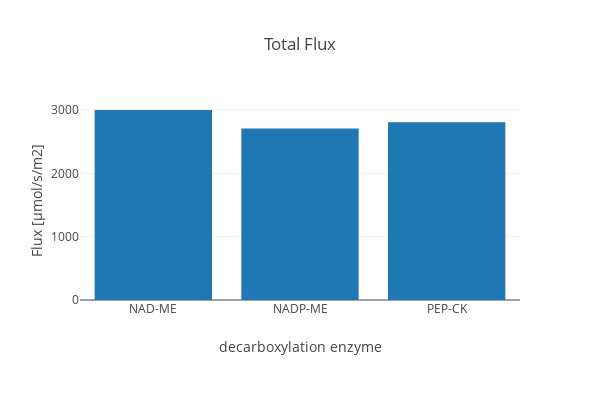

This figure's notebook cell:
### Code cell
create_bar_plot_rxn(D_pfba, D_exp,
                    {'total':'Total',},
                    'Total Flux', xaxis_title,
                    stacked = True, save_fig=save_fig)

### Figure 1 — Plotly figure (JSON) as saved in the notebook; plotly's stock layout.template omitted (floating-point values rounded to 4 significant figures)
{"data": [{"marker": {"color": "#1f77b4"}, "name": "Total", "type": "bar", "uid": "f6716844-7fd8-4d0b-a34e-a4272220aa28", "x": ["NAD-ME", "NADP-ME", "PEP-CK"], "y": [2999.0, 2707.0, 2807.0]}], "layout": {"barmode": "stack", "height": 400, "margin": {"b": 100}, "title": {"text": "Total Flux"}, "width": 600, "xaxis": {"tickangle": 0, "title": {"text": "decarboxylation enzyme"}}, "yaxis": {"autorange": true, "title": {"text": "Flux [µmol/s/m2]"}}}}
